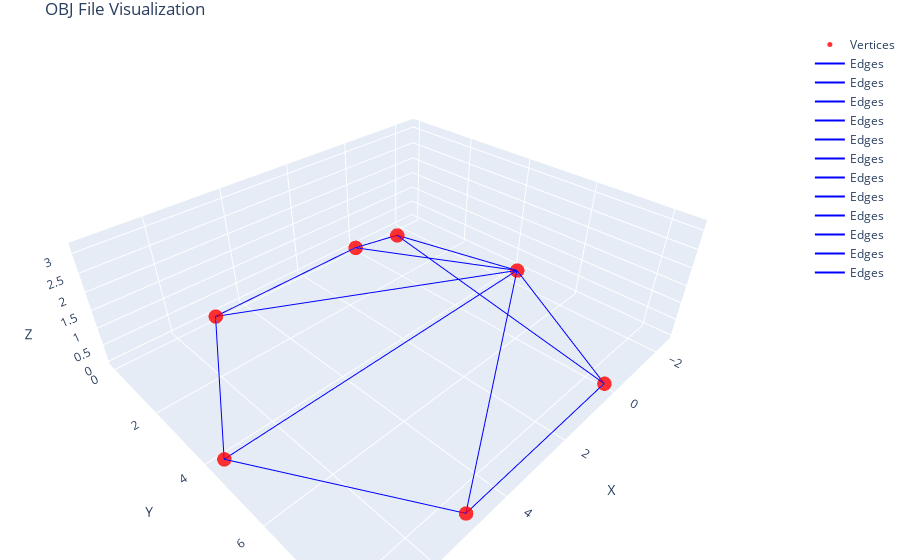

Write notebook code for a chart like this one.
### Code cell
file_path = "/data/haoran/Point2Roof/output/pts6/results/000000.obj"  # 替换为你的 .obj 文件路径
visualize_obj(file_path)

### Figure 1 — Plotly figure (JSON) as saved in the notebook; plotly's stock layout.template omitted (floating-point values rounded to 4 significant figures)
{"data": [{"marker": {"color": "red", "opacity": 0.8, "size": 5}, "mode": "markers", "name": "Vertices", "type": "scatter3d", "x": [0, 4.893, 7.34, 4.893, 0, -2.447, 2.447], "y": [0, 0, 4.238, 8.476, 8.476, 4.238, 4.238], "z": [0, 0, 0, 0, 0, 0, 3.158]}, {"line": {"color": "blue", "width": 2}, "mode": "lines", "name": "Edges", "type": "scatter3d", "x": [2.447, 0, null], "y": [4.238, 0, null], "z": [3.158, 0, null]}, {"line": {"color": "blue", "width": 2}, "mode": "lines", "name": "Edges", "type": "scatter3d", "x": [0, 4.893, null], "y": [0, 0, null], "z": [0, 0, null]}, {"line": {"color": "blue", "width": 2}, "mode": "lines", "name": "Edges", "type": "scatter3d", "x": [7.34, 4.893, null], "y": [4.238, 8.476, null], "z": [0, 0, null]}, {"line": {"color": "blue", "width": 2}, "mode": "lines", "name": "Edges", "type": "scatter3d", "x": [4.893, -2.447, null], "y": [8.476, 4.238, null], "z": [0, 0, null]}, {"line": {"color": "blue", "width": 2}, "mode": "lines", "name": "Edges", "type": "scatter3d", "x": [2.447, -2.447, null], "y": [4.238, 4.238, null], "z": [3.158, 0, null]}, {"line": {"color": "blue", "width": 2}, "mode": "lines", "name": "Edges", "type": "scatter3d", "x": [4.893, 7.34, null], "y": [0, 4.238, null], "z": [0, 0, null]}, {"line": {"color": "blue", "width": 2}, "mode": "lines", "name": "Edges", "type": "scatter3d", "x": [4.893, 0, null], "y": [8.476, 8.476, null], "z": [0, 0, null]}, {"line": {"color": "blue", "width": 2}, "mode": "lines", "name": "Edges", "type": "scatter3d", "x": [4.893, -2.447, null], "y": [0, 4.238, null], "z": [0, 0, null]}, {"line": {"color": "blue", "width": 2}, "mode": "lines", "name": "Edges", "type": "scatter3d", "x": [0, -2.447, null], "y": [8.476, 4.238, null], "z": [0, 0, null]}, {"line": {"color": "blue", "width": 2}, "mode": "lines", "name": "Edges", "type": "scatter3d", "x": [2.447, 0, null], "y": [4.238, 8.476, null], "z": [3.158, 0, null]}, {"line": {"color": "blue", "width": 2}, "mode": "lines", "name": "Edges", "type": "scatter3d", "x": [7.34, -2.447, null], "y": [4.238, 4.238, null], "z": [0, 0, null]}, {"line": {"color": "blue", "width": 2}, "mode": "lines", "name": "Edges", "type": "scatter3d", "x": [0, -2.447, null], "y": [0, 4.238, null], "z": [0, 0, null]}], "layout": {"margin": {"b": 0, "l": 0, "r": 0, "t": 30}, "scene": {"xaxis": {"title": {"text": "X"}}, "yaxis": {"title": {"text": "Y"}}, "zaxis": {"title": {"text": "Z"}}}, "title": {"text": "OBJ File Visualization"}}}
